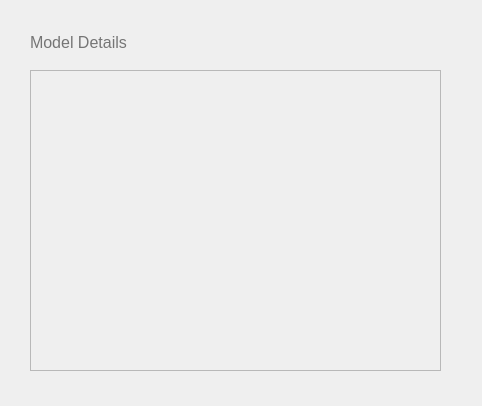
<?xml version="1.0" encoding="UTF-8"?>
<ui version="4.0">
 <class>Dialog</class>
 <widget class="QDialog" name="Dialog">
  <property name="geometry">
   <rect>
    <x>0</x>
    <y>0</y>
    <width>482</width>
    <height>406</height>
   </rect>
  </property>
  <property name="windowTitle">
   <string>Dialog</string>
  </property>
  <widget class="QLabel" name="feedbackLabel">
   <property name="geometry">
    <rect>
     <x>30</x>
     <y>30</y>
     <width>131</width>
     <height>25</height>
    </rect>
   </property>
   <property name="font">
    <font>
     <pointsize>12</pointsize>
    </font>
   </property>
   <property name="styleSheet">
    <string notr="true">color:#757575</string>
   </property>
   <property name="frameShadow">
    <enum>QFrame::Plain</enum>
   </property>
   <property name="text">
    <string>Model Details</string>
   </property>
  </widget>
  <widget class="QTextEdit" name="textEdit">
   <property name="enabled">
    <bool>false</bool>
   </property>
   <property name="geometry">
    <rect>
     <x>30</x>
     <y>70</y>
     <width>411</width>
     <height>301</height>
    </rect>
   </property>
  </widget>
 </widget>
 <resources/>
 <connections/>
</ui>
